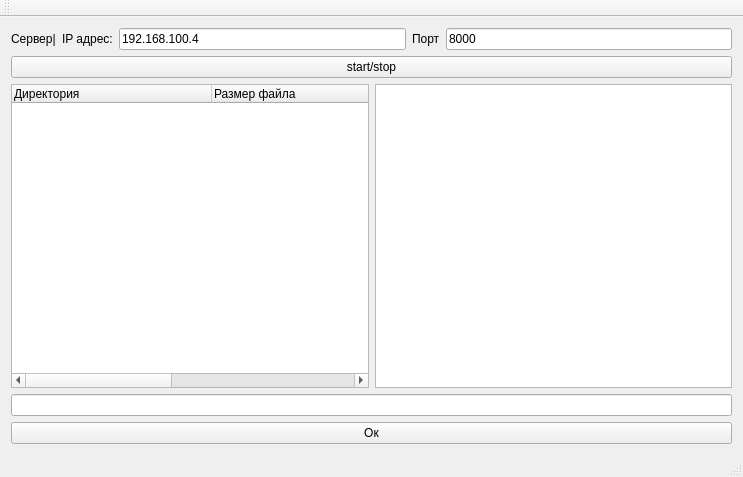
<?xml version="1.0" encoding="UTF-8"?>
<ui version="4.0">
 <class>MainWindow</class>
 <widget class="QMainWindow" name="MainWindow">
  <property name="geometry">
   <rect>
    <x>0</x>
    <y>0</y>
    <width>743</width>
    <height>477</height>
   </rect>
  </property>
  <property name="windowTitle">
   <string>MainWindow</string>
  </property>
  <widget class="QWidget" name="centralWidget">
   <layout class="QVBoxLayout" name="verticalLayout">
    <item>
     <layout class="QHBoxLayout" name="horizontalLayout_2">
      <item>
       <widget class="QLabel" name="label_6">
        <property name="text">
         <string>Сервер|</string>
        </property>
       </widget>
      </item>
      <item>
       <widget class="QLabel" name="label_3">
        <property name="text">
         <string>IP адрес:</string>
        </property>
       </widget>
      </item>
      <item>
       <widget class="QLineEdit" name="serv_addr">
        <property name="text">
         <string>192.168.100.4</string>
        </property>
       </widget>
      </item>
      <item>
       <widget class="QLabel" name="label_4">
        <property name="text">
         <string>Порт</string>
        </property>
       </widget>
      </item>
      <item>
       <widget class="QLineEdit" name="serv_port">
        <property name="text">
         <string>8000</string>
        </property>
       </widget>
      </item>
     </layout>
    </item>
    <item>
     <widget class="QPushButton" name="work_button">
      <property name="text">
       <string>start/stop</string>
      </property>
     </widget>
    </item>
    <item>
     <layout class="QHBoxLayout" name="horizontalLayout_3">
      <item>
       <widget class="QTreeWidget" name="tree_dir">
        <attribute name="headerCascadingSectionResizes">
         <bool>true</bool>
        </attribute>
        <attribute name="headerDefaultSectionSize">
         <number>200</number>
        </attribute>
        <attribute name="headerHighlightSections">
         <bool>true</bool>
        </attribute>
        <column>
         <property name="text">
          <string>Директория</string>
         </property>
        </column>
        <column>
         <property name="text">
          <string>Размер файла</string>
         </property>
        </column>
        <column>
         <property name="text">
          <string>Дата последней модификации</string>
         </property>
        </column>
        <column>
         <property name="text">
          <string>Дата создания</string>
         </property>
        </column>
       </widget>
      </item>
      <item>
       <widget class="QListWidget" name="terminal"/>
      </item>
     </layout>
    </item>
    <item>
     <widget class="QLineEdit" name="input_line"/>
    </item>
    <item>
     <widget class="QPushButton" name="send_button">
      <property name="text">
       <string>Ок</string>
      </property>
     </widget>
    </item>
   </layout>
  </widget>
  <widget class="QMenuBar" name="menuBar">
   <property name="geometry">
    <rect>
     <x>0</x>
     <y>0</y>
     <width>743</width>
     <height>21</height>
    </rect>
   </property>
  </widget>
  <widget class="QToolBar" name="mainToolBar">
   <attribute name="toolBarArea">
    <enum>TopToolBarArea</enum>
   </attribute>
   <attribute name="toolBarBreak">
    <bool>false</bool>
   </attribute>
  </widget>
  <widget class="QStatusBar" name="statusBar"/>
 </widget>
 <layoutdefault spacing="6" margin="11"/>
 <resources/>
 <connections/>
</ui>
